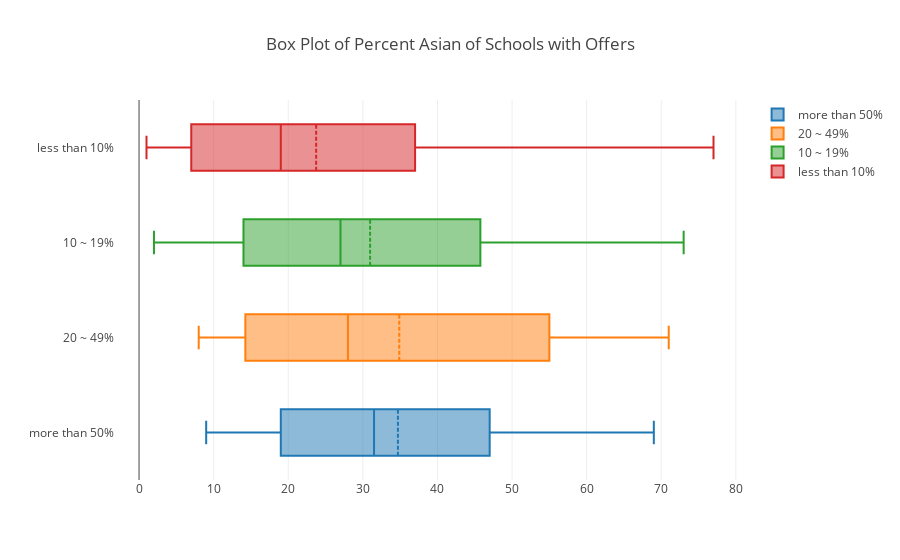

Notebook code for this chart:
### Code cell
trace0 = go.Box(x=best["Percent Asian"],name="more than 50%",boxmean=True)
trace1 = go.Box(x=avgbest["Percent Asian"],name="20 ~ 49%",boxmean=True)
trace2 = go.Box(x=lowbest["Percent Asian"],name="10 ~ 19%",boxmean=True)
trace3 = go.Box(x=shitbest["Percent Asian"],name="less than 10%",boxmean=True)
data = [trace0, trace1, trace2, trace3]
layout = go.Layout(
    title = "Box Plot of Percent Asian of Schools with Offers",
    margin = go.Margin(l=115)
)
fig = go.Figure(data=data,layout=layout)
iplot(fig)

### Figure 1 — Plotly figure (JSON) as saved in the notebook; plotly's stock layout.template omitted (floating-point values rounded to 4 significant figures)
{"data": [{"boxmean": true, "name": "more than 50%", "type": "box", "x": [33, 19, 47, 9, 28, 69, 18, 30, 45, 49]}, {"boxmean": true, "name": "20 ~ 49%", "type": "box", "x": [71, 15, 21, 8, 34, 12, 12, 8, 43, 27, 28, 25, 53, 62, 66, 61, 47]}, {"boxmean": true, "name": "10 ~ 19%", "type": "box", "x": [23, 40, 59, 28, 14, 14, 7, 15, 6, 6, 2, 6, 6, 46, 55, 45, 25, 16, 27, 60, 55, 35, 73, 67, 34, 62, 68, 43, 21, 24, 33, 32, 25, 9, 3]}, {"boxmean": true, "name": "less than 10%", "type": "box", "x": [77, 40, 4, 14, 15, 7, 10, 31, 5, 33, 7, 3, 18, 5, 14, 2, 12, 20, 22, 29, 49, 61, 60, 33, 28, 29, 38, 46, 9, 44, 40, 3, 50, 29, 69, 44, 54, 34, 28, 37, 33, 23, 8, 14, 37, 16, 4, 3, 10, 4, 17, 6, 10, 20, 6, 7, 5, 1]}], "layout": {"margin": {"l": 115}, "title": "Box Plot of Percent Asian of Schools with Offers"}}
